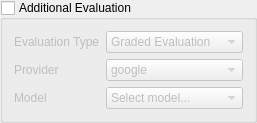
         <widget class="QGroupBox" name="groupAdditionalEvaluation2">
          <property name="title">
           <string>Additional Evaluation</string>
          </property>
          <property name="checkable">
           <bool>true</bool>
          </property>
          <property name="checked">
           <bool>false</bool>
          </property>
          <layout class="QFormLayout" name="formAdditionalEvaluation2">
           <item row="0" column="0">
            <widget class="QLabel" name="labelAdditionalEvalType2">
             <property name="text">
              <string>Evaluation Type</string>
             </property>
            </widget>
           </item>
           <item row="0" column="1">
            <widget class="QComboBox" name="comboAdditionalEvalType2">
             <item>
              <property name="text">
               <string>Graded Evaluation</string>
              </property>
             </item>
             <item>
              <property name="text">
               <string>Pairwise Evaluation</string>
              </property>
             </item>
            </widget>
           </item>
           <item row="1" column="0">
            <widget class="QLabel" name="labelAdditionalEvalProvider2">
             <property name="text">
              <string>Provider</string>
             </property>
            </widget>
           </item>
           <item row="1" column="1">
            <widget class="QComboBox" name="comboAdditionalEvalProvider2">
             <item>
              <property name="text">
               <string>google</string>
              </property>
             </item>
             <item>
              <property name="text">
               <string>openai</string>
              </property>
             </item>
             <item>
              <property name="text">
               <string>openrouter</string>
              </property>
             </item>
            </widget>
           </item>
           <item row="2" column="0">
            <widget class="QLabel" name="labelAdditionalEvalModel2">
             <property name="text">
              <string>Model</string>
             </property>
            </widget>
           </item>
           <item row="2" column="1">
            <widget class="QComboBox" name="comboAdditionalEvalModel2">
             <item>
              <property name="text">
               <string>Select model...</string>
              </property>
             </item>
             <item>
              <property name="text">
               <string>gemini-2.5-flash</string>
              </property>
             </item>
             <item>
              <property name="text">
               <string>gpt-4.1</string>
              </property>
             </item>
             <item>
              <property name="text">
               <string>gpt-4o</string>
              </property>
             </item>
             <item>
              <property name="text">
               <string>gpt-5-mini</string>
              </property>
             </item>
             <item>
              <property name="text">
               <string>o4-mini</string>
              </property>
             </item>
             <item>
              <property name="text">
               <string>openrouter: custom</string>
              </property>
             </item>
            </widget>
           </item>
          </layout>
         </widget>
